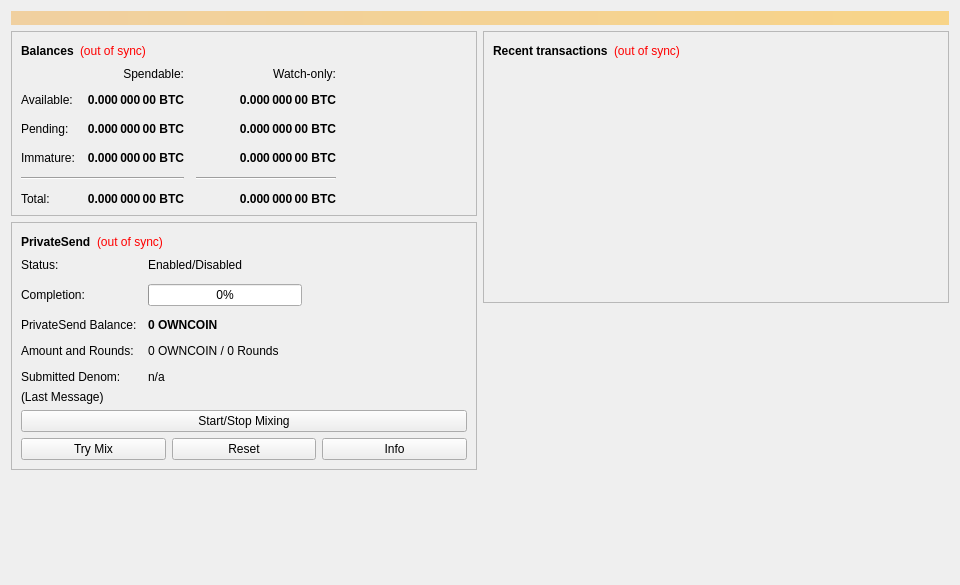
<?xml version="1.0" encoding="UTF-8"?>
<ui version="4.0">
 <class>OverviewPage</class>
 <widget class="QWidget" name="OverviewPage">
  <property name="geometry">
   <rect>
    <x>0</x>
    <y>0</y>
    <width>960</width>
    <height>585</height>
   </rect>
  </property>
  <property name="minimumSize">
   <size>
    <width>960</width>
    <height>0</height>
   </size>
  </property>
  <property name="windowTitle">
   <string>Form</string>
  </property>
  <layout class="QVBoxLayout" name="topLayout">
   <item>
    <widget class="QLabel" name="labelAlerts">
     <property name="visible">
      <bool>false</bool>
     </property>
     <property name="styleSheet">
      <string notr="true">QLabel { background-color: qlineargradient(x1: 0, y1: 0, x2: 1, y2: 0, stop:0 #F0D0A0, stop:1 #F8D488); color:#000000; }</string>
     </property>
     <property name="wordWrap">
      <bool>true</bool>
     </property>
     <property name="margin">
      <number>3</number>
     </property>
     <property name="textInteractionFlags">
      <set>Qt::TextSelectableByMouse</set>
     </property>
    </widget>
   </item>
   <item>
    <layout class="QHBoxLayout" name="horizontalLayout" stretch="1,1">
     <item>
      <layout class="QVBoxLayout" name="verticalLayout_2">
       <item>
        <widget class="QFrame" name="frame">
         <property name="frameShape">
          <enum>QFrame::StyledPanel</enum>
         </property>
         <property name="frameShadow">
          <enum>QFrame::Raised</enum>
         </property>
         <layout class="QVBoxLayout" name="verticalLayout_4">
          <item>
           <layout class="QHBoxLayout" name="horizontalLayout_4">
            <item>
             <widget class="QLabel" name="label_5">
              <property name="font">
               <font>
                <weight>75</weight>
                <bold>true</bold>
               </font>
              </property>
              <property name="text">
               <string>Balances</string>
              </property>
             </widget>
            </item>
            <item>
             <widget class="QLabel" name="labelWalletStatus">
              <property name="toolTip">
               <string>The displayed information may be out of date. Your wallet automatically synchronizes with the Owncoin network after a connection is established, but this process has not completed yet.</string>
              </property>
              <property name="styleSheet">
               <string notr="true">QLabel { color: red; }</string>
              </property>
              <property name="text">
               <string notr="true">(out of sync)</string>
              </property>
              <property name="alignment">
               <set>Qt::AlignLeading|Qt::AlignLeft|Qt::AlignVCenter</set>
              </property>
             </widget>
            </item>
            <item>
             <spacer name="horizontalSpacer_3">
              <property name="orientation">
               <enum>Qt::Horizontal</enum>
              </property>
              <property name="sizeHint" stdset="0">
               <size>
                <width>40</width>
                <height>20</height>
               </size>
              </property>
             </spacer>
            </item>
           </layout>
          </item>
          <item>
           <layout class="QGridLayout" name="gridLayout">
            <property name="spacing">
             <number>12</number>
            </property>
            <item row="2" column="2">
             <widget class="QLabel" name="labelWatchPending">
              <property name="font">
               <font>
                <weight>75</weight>
                <bold>true</bold>
               </font>
              </property>
              <property name="cursor">
               <cursorShape>IBeamCursor</cursorShape>
              </property>
              <property name="toolTip">
               <string>Unconfirmed transactions to watch-only addresses</string>
              </property>
              <property name="text">
               <string notr="true">0.000 000 00 BTC</string>
              </property>
              <property name="alignment">
               <set>Qt::AlignRight|Qt::AlignTrailing|Qt::AlignVCenter</set>
              </property>
              <property name="textInteractionFlags">
               <set>Qt::LinksAccessibleByMouse|Qt::TextSelectableByKeyboard|Qt::TextSelectableByMouse</set>
              </property>
             </widget>
            </item>
            <item row="2" column="1">
             <widget class="QLabel" name="labelUnconfirmed">
              <property name="font">
               <font>
                <weight>75</weight>
                <bold>true</bold>
               </font>
              </property>
              <property name="cursor">
               <cursorShape>IBeamCursor</cursorShape>
              </property>
              <property name="toolTip">
               <string>Total of transactions that have yet to be confirmed, and do not yet count toward the spendable balance</string>
              </property>
              <property name="text">
               <string notr="true">0.000 000 00 BTC</string>
              </property>
              <property name="alignment">
               <set>Qt::AlignRight|Qt::AlignTrailing|Qt::AlignVCenter</set>
              </property>
              <property name="textInteractionFlags">
               <set>Qt::LinksAccessibleByMouse|Qt::TextSelectableByKeyboard|Qt::TextSelectableByMouse</set>
              </property>
             </widget>
            </item>
            <item row="3" column="2">
             <widget class="QLabel" name="labelWatchImmature">
              <property name="font">
               <font>
                <weight>75</weight>
                <bold>true</bold>
               </font>
              </property>
              <property name="cursor">
               <cursorShape>IBeamCursor</cursorShape>
              </property>
              <property name="toolTip">
               <string>Mined balance in watch-only addresses that has not yet matured</string>
              </property>
              <property name="text">
               <string notr="true">0.000 000 00 BTC</string>
              </property>
              <property name="alignment">
               <set>Qt::AlignRight|Qt::AlignTrailing|Qt::AlignVCenter</set>
              </property>
              <property name="textInteractionFlags">
               <set>Qt::LinksAccessibleByMouse|Qt::TextSelectableByKeyboard|Qt::TextSelectableByMouse</set>
              </property>
             </widget>
            </item>
            <item row="4" column="0" colspan="2">
             <widget class="Line" name="lineSpendableBalance">
              <property name="orientation">
               <enum>Qt::Horizontal</enum>
              </property>
             </widget>
            </item>
            <item row="4" column="2">
             <widget class="Line" name="lineWatchBalance">
              <property name="sizePolicy">
               <sizepolicy hsizetype="Preferred" vsizetype="Fixed">
                <horstretch>0</horstretch>
                <verstretch>0</verstretch>
               </sizepolicy>
              </property>
              <property name="minimumSize">
               <size>
                <width>140</width>
                <height>0</height>
               </size>
              </property>
              <property name="orientation">
               <enum>Qt::Horizontal</enum>
              </property>
             </widget>
            </item>
            <item row="5" column="0">
             <widget class="QLabel" name="labelTotalText">
              <property name="text">
               <string>Total:</string>
              </property>
             </widget>
            </item>
            <item row="3" column="1">
             <widget class="QLabel" name="labelImmature">
              <property name="font">
               <font>
                <weight>75</weight>
                <bold>true</bold>
               </font>
              </property>
              <property name="cursor">
               <cursorShape>IBeamCursor</cursorShape>
              </property>
              <property name="toolTip">
               <string>Mined balance that has not yet matured</string>
              </property>
              <property name="text">
               <string notr="true">0.000 000 00 BTC</string>
              </property>
              <property name="alignment">
               <set>Qt::AlignRight|Qt::AlignTrailing|Qt::AlignVCenter</set>
              </property>
              <property name="textInteractionFlags">
               <set>Qt::LinksAccessibleByMouse|Qt::TextSelectableByKeyboard|Qt::TextSelectableByMouse</set>
              </property>
             </widget>
            </item>
            <item row="2" column="3">
             <spacer name="horizontalSpacer_2">
              <property name="orientation">
               <enum>Qt::Horizontal</enum>
              </property>
              <property name="sizeHint" stdset="0">
               <size>
                <width>40</width>
                <height>20</height>
               </size>
              </property>
             </spacer>
            </item>
            <item row="3" column="0">
             <widget class="QLabel" name="labelImmatureText">
              <property name="text">
               <string>Immature:</string>
              </property>
             </widget>
            </item>
            <item row="5" column="1">
             <widget class="QLabel" name="labelTotal">
              <property name="font">
               <font>
                <weight>75</weight>
                <bold>true</bold>
               </font>
              </property>
              <property name="cursor">
               <cursorShape>IBeamCursor</cursorShape>
              </property>
              <property name="toolTip">
               <string>Your current total balance</string>
              </property>
              <property name="text">
               <string notr="true">0.000 000 00 BTC</string>
              </property>
              <property name="alignment">
               <set>Qt::AlignRight|Qt::AlignTrailing|Qt::AlignVCenter</set>
              </property>
              <property name="textInteractionFlags">
               <set>Qt::LinksAccessibleByMouse|Qt::TextSelectableByKeyboard|Qt::TextSelectableByMouse</set>
              </property>
             </widget>
            </item>
            <item row="5" column="2">
             <widget class="QLabel" name="labelWatchTotal">
              <property name="font">
               <font>
                <weight>75</weight>
                <bold>true</bold>
               </font>
              </property>
              <property name="cursor">
               <cursorShape>IBeamCursor</cursorShape>
              </property>
              <property name="toolTip">
               <string>Current total balance in watch-only addresses</string>
              </property>
              <property name="text">
               <string notr="true">0.000 000 00 BTC</string>
              </property>
              <property name="alignment">
               <set>Qt::AlignRight|Qt::AlignTrailing|Qt::AlignVCenter</set>
              </property>
              <property name="textInteractionFlags">
               <set>Qt::LinksAccessibleByMouse|Qt::TextSelectableByKeyboard|Qt::TextSelectableByMouse</set>
              </property>
             </widget>
            </item>
            <item row="0" column="2">
             <widget class="QLabel" name="labelWatchonly">
              <property name="text">
               <string>Watch-only:</string>
              </property>
              <property name="alignment">
               <set>Qt::AlignRight|Qt::AlignTrailing|Qt::AlignVCenter</set>
              </property>
             </widget>
            </item>
            <item row="1" column="0">
             <widget class="QLabel" name="labelBalanceText">
              <property name="text">
               <string>Available:</string>
              </property>
             </widget>
            </item>
            <item row="1" column="1">
             <widget class="QLabel" name="labelBalance">
              <property name="font">
               <font>
                <weight>75</weight>
                <bold>true</bold>
               </font>
              </property>
              <property name="cursor">
               <cursorShape>IBeamCursor</cursorShape>
              </property>
              <property name="toolTip">
               <string>Your current spendable balance</string>
              </property>
              <property name="text">
               <string notr="true">0.000 000 00 BTC</string>
              </property>
              <property name="alignment">
               <set>Qt::AlignRight|Qt::AlignTrailing|Qt::AlignVCenter</set>
              </property>
              <property name="textInteractionFlags">
               <set>Qt::LinksAccessibleByMouse|Qt::TextSelectableByKeyboard|Qt::TextSelectableByMouse</set>
              </property>
             </widget>
            </item>
            <item row="1" column="2">
             <widget class="QLabel" name="labelWatchAvailable">
              <property name="font">
               <font>
                <weight>75</weight>
                <bold>true</bold>
               </font>
              </property>
              <property name="cursor">
               <cursorShape>IBeamCursor</cursorShape>
              </property>
              <property name="toolTip">
               <string>Your current balance in watch-only addresses</string>
              </property>
              <property name="text">
               <string notr="true">0.000 000 00 BTC</string>
              </property>
              <property name="alignment">
               <set>Qt::AlignRight|Qt::AlignTrailing|Qt::AlignVCenter</set>
              </property>
              <property name="textInteractionFlags">
               <set>Qt::LinksAccessibleByMouse|Qt::TextSelectableByKeyboard|Qt::TextSelectableByMouse</set>
              </property>
             </widget>
            </item>
            <item row="2" column="0">
             <widget class="QLabel" name="labelPendingText">
              <property name="text">
               <string>Pending:</string>
              </property>
             </widget>
            </item>
            <item row="0" column="1">
             <widget class="QLabel" name="labelSpendable">
              <property name="text">
               <string>Spendable:</string>
              </property>
              <property name="alignment">
               <set>Qt::AlignRight|Qt::AlignTrailing|Qt::AlignVCenter</set>
              </property>
             </widget>
            </item>
           </layout>
          </item>
         </layout>
        </widget>
       </item>
       <item>
        <widget class="QFrame" name="framePrivateSend">
         <property name="layoutDirection">
          <enum>Qt::LeftToRight</enum>
         </property>
         <property name="frameShape">
          <enum>QFrame::StyledPanel</enum>
         </property>
         <property name="frameShadow">
          <enum>QFrame::Raised</enum>
         </property>
         <layout class="QVBoxLayout" name="VerticalLayout_PS1">
          <item>
           <layout class="QHBoxLayout" name="horizontalLayout_5">
            <item>
             <widget class="QLabel" name="labelPrivateSendHeader">
              <property name="font">
               <font>
                <weight>75</weight>
                <bold>true</bold>
               </font>
              </property>
              <property name="text">
               <string>PrivateSend</string>
              </property>
             </widget>
            </item>
            <item>
             <widget class="QLabel" name="labelPrivateSendSyncStatus">
              <property name="toolTip">
               <string>The displayed information may be out of date. Your wallet automatically synchronizes with the Owncoin network after a connection is established, but this process has not completed yet.</string>
              </property>
              <property name="styleSheet">
               <string notr="true">QLabel { color: red; }</string>
              </property>
              <property name="text">
               <string notr="true">(out of sync)</string>
              </property>
              <property name="alignment">
               <set>Qt::AlignLeading|Qt::AlignLeft|Qt::AlignVCenter</set>
              </property>
             </widget>
            </item>
            <item>
             <spacer name="horizontalSpacer_4">
              <property name="orientation">
               <enum>Qt::Horizontal</enum>
              </property>
              <property name="sizeHint" stdset="0">
               <size>
                <width>40</width>
                <height>20</height>
               </size>
              </property>
             </spacer>
            </item>
           </layout>
          </item>
          <item>
           <layout class="QFormLayout" name="privateSendFormLayout">
            <property name="fieldGrowthPolicy">
             <enum>QFormLayout::AllNonFixedFieldsGrow</enum>
            </property>
            <property name="horizontalSpacing">
             <number>11</number>
            </property>
            <property name="verticalSpacing">
             <number>12</number>
            </property>
            <item row="0" column="0">
             <widget class="QLabel" name="labelPrivateSendEnabledText">
              <property name="text">
               <string>Status:</string>
              </property>
             </widget>
            </item>
            <item row="0" column="1">
             <widget class="QLabel" name="labelPrivateSendEnabled">
              <property name="text">
               <string>Enabled/Disabled</string>
              </property>
             </widget>
            </item>
            <item row="1" column="0">
             <widget class="QLabel" name="labelCompletitionText">
              <property name="text">
               <string>Completion:</string>
              </property>
             </widget>
            </item>
            <item row="1" column="1">
             <widget class="QProgressBar" name="privateSendProgress">
              <property name="maximumSize">
               <size>
                <width>154</width>
                <height>16777215</height>
               </size>
              </property>
              <property name="value">
               <number>0</number>
              </property>
             </widget>
            </item>
            <item row="2" column="0">
             <widget class="QLabel" name="labelAnonymizedText">
              <property name="text">
               <string>PrivateSend Balance:</string>
              </property>
             </widget>
            </item>
            <item row="2" column="1">
             <widget class="QLabel" name="labelAnonymized">
              <property name="font">
               <font>
                <weight>75</weight>
                <bold>true</bold>
               </font>
              </property>
              <property name="text">
               <string notr="true">0 OWNCOIN</string>
              </property>
             </widget>
            </item>
            <item row="3" column="0">
             <widget class="QLabel" name="labelAmountAndRoundsText">
              <property name="text">
               <string>Amount and Rounds:</string>
              </property>
             </widget>
            </item>
            <item row="3" column="1">
             <widget class="QLabel" name="labelAmountRounds">
              <property name="text">
               <string>0 OWNCOIN / 0 Rounds</string>
              </property>
             </widget>
            </item>
            <item row="4" column="0">
             <widget class="QLabel" name="labelSubmittedDenomText">
              <property name="text">
               <string>Submitted Denom:</string>
              </property>
             </widget>
            </item>
            <item row="4" column="1">
             <widget class="QLabel" name="labelSubmittedDenom">
              <property name="toolTip">
               <string>The denominations you submitted to the Masternode.&lt;br&gt;To mix, other users must submit the exact same denominations.</string>
              </property>
              <property name="text">
               <string>n/a</string>
              </property>
             </widget>
            </item>
           </layout>
          </item>
          <item>
           <layout class="QVBoxLayout" name="VerticalLayout_PS">
            <item>
             <widget class="QLabel" name="labelPrivateSendLastMessage">
              <property name="text">
               <string>(Last Message)</string>
              </property>
              <property name="alignment">
               <set>Qt::AlignLeading|Qt::AlignLeft|Qt::AlignTop</set>
              </property>
              <property name="wordWrap">
               <bool>true</bool>
              </property>
             </widget>
            </item>
            <item>
             <widget class="QPushButton" name="togglePrivateSend">
              <property name="sizePolicy">
               <sizepolicy hsizetype="MinimumExpanding" vsizetype="Fixed">
                <horstretch>0</horstretch>
                <verstretch>0</verstretch>
               </sizepolicy>
              </property>
              <property name="text">
               <string>Start/Stop Mixing</string>
              </property>
             </widget>
            </item>
            <item>
             <layout class="QHBoxLayout" name="horizontalLayout_debugbuttons">
              <item>
               <widget class="QPushButton" name="privateSendAuto">
                <property name="sizePolicy">
                 <sizepolicy hsizetype="MinimumExpanding" vsizetype="Fixed">
                  <horstretch>0</horstretch>
                  <verstretch>0</verstretch>
                 </sizepolicy>
                </property>
                <property name="toolTip">
                 <string>Try to manually submit a PrivateSend request.</string>
                </property>
                <property name="text">
                 <string>Try Mix</string>
                </property>
               </widget>
              </item>
              <item>
               <widget class="QPushButton" name="privateSendReset">
                <property name="sizePolicy">
                 <sizepolicy hsizetype="MinimumExpanding" vsizetype="Fixed">
                  <horstretch>0</horstretch>
                  <verstretch>0</verstretch>
                 </sizepolicy>
                </property>
                <property name="toolTip">
                 <string>Reset the current status of PrivateSend (can interrupt PrivateSend if it's in the process of Mixing, which can cost you money!)</string>
                </property>
                <property name="autoFillBackground">
                 <bool>false</bool>
                </property>
                <property name="text">
                 <string>Reset</string>
                </property>
               </widget>
              </item>
              <item>
               <widget class="QPushButton" name="privateSendInfo">
                <property name="sizePolicy">
                 <sizepolicy hsizetype="MinimumExpanding" vsizetype="Fixed">
                  <horstretch>0</horstretch>
                  <verstretch>0</verstretch>
                 </sizepolicy>
                </property>
                <property name="toolTip">
                 <string>Information about PrivateSend and Mixing</string>
                </property>
                <property name="text">
                 <string>Info</string>
                </property>
               </widget>
              </item>
             </layout>
            </item>
           </layout>
          </item>
         </layout>
        </widget>
       </item>
       <item>
        <spacer name="verticalSpacer">
         <property name="orientation">
          <enum>Qt::Vertical</enum>
         </property>
         <property name="sizeHint" stdset="0">
          <size>
           <width>20</width>
           <height>40</height>
          </size>
         </property>
        </spacer>
       </item>
      </layout>
     </item>
     <item>
      <layout class="QVBoxLayout" name="verticalLayout_3">
       <item>
        <widget class="QFrame" name="frame_2">
         <property name="frameShape">
          <enum>QFrame::StyledPanel</enum>
         </property>
         <property name="frameShadow">
          <enum>QFrame::Raised</enum>
         </property>
         <layout class="QVBoxLayout" name="verticalLayout">
          <item>
           <layout class="QHBoxLayout" name="horizontalLayout_2">
            <item>
             <widget class="QLabel" name="label_4">
              <property name="font">
               <font>
                <weight>75</weight>
                <bold>true</bold>
               </font>
              </property>
              <property name="text">
               <string>Recent transactions</string>
              </property>
             </widget>
            </item>
            <item>
             <widget class="QLabel" name="labelTransactionsStatus">
              <property name="toolTip">
               <string>The displayed information may be out of date. Your wallet automatically synchronizes with the Owncoin network after a connection is established, but this process has not completed yet.</string>
              </property>
              <property name="styleSheet">
               <string notr="true">QLabel { color: red; }</string>
              </property>
              <property name="text">
               <string notr="true">(out of sync)</string>
              </property>
              <property name="alignment">
               <set>Qt::AlignLeading|Qt::AlignLeft|Qt::AlignVCenter</set>
              </property>
             </widget>
            </item>
            <item>
             <spacer name="horizontalSpacer">
              <property name="orientation">
               <enum>Qt::Horizontal</enum>
              </property>
              <property name="sizeHint" stdset="0">
               <size>
                <width>40</width>
                <height>20</height>
               </size>
              </property>
             </spacer>
            </item>
           </layout>
          </item>
          <item>
           <widget class="QListView" name="listTransactions">
            <property name="styleSheet">
             <string notr="true">QListView { background: transparent; }</string>
            </property>
            <property name="frameShape">
             <enum>QFrame::NoFrame</enum>
            </property>
            <property name="verticalScrollBarPolicy">
             <enum>Qt::ScrollBarAlwaysOff</enum>
            </property>
            <property name="horizontalScrollBarPolicy">
             <enum>Qt::ScrollBarAlwaysOff</enum>
            </property>
            <property name="selectionMode">
             <enum>QAbstractItemView::NoSelection</enum>
            </property>
           </widget>
          </item>
         </layout>
        </widget>
       </item>
       <item>
        <spacer name="verticalSpacer_2">
         <property name="orientation">
          <enum>Qt::Vertical</enum>
         </property>
         <property name="sizeHint" stdset="0">
          <size>
           <width>20</width>
           <height>40</height>
          </size>
         </property>
        </spacer>
       </item>
      </layout>
     </item>
    </layout>
   </item>
  </layout>
 </widget>
 <resources/>
 <connections/>
</ui>
